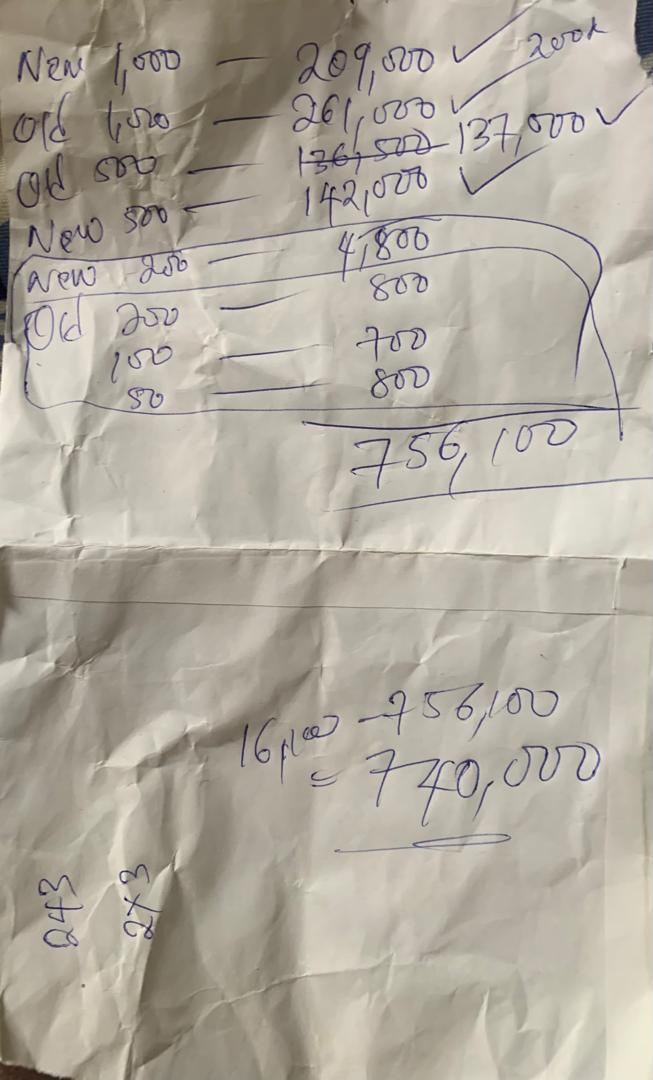
#> input picture report.jpg, 653 x 1080 px
$ python adapt_threshold.py
#> lines starting #> are read from the running program, lines starting #| are printed output that depends on the picture
import cv2

img = cv2.imread('report.jpg')
#> img is the input picture: shape (1080, 653, 3); mean B, G, R 158.7, 170.5, 177

img_gray = cv2.cvtColor(img, cv2.COLOR_BGR2GRAY)

thresh = cv2.adaptiveThreshold(img_gray, 255, cv2.ADAPTIVE_THRESH_GAUSSIAN_C, cv2.THRESH_BINARY, 21, 35)
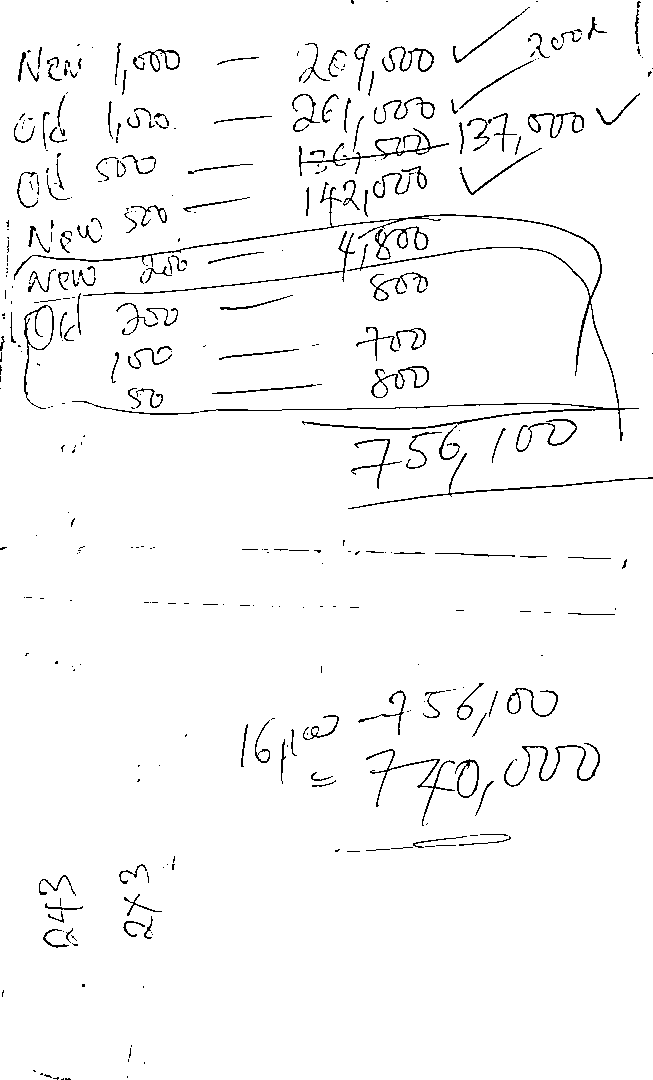
#> thresh: shape (1080, 653); 97% white; black in thin lines or dots

cv2.imshow('img', img)
# cv2.imshow('gray', img_gray)
cv2.imshow('thresh', thresh)
cv2.waitKey(0)

$ run again, with child.jpg copied over report.jpg
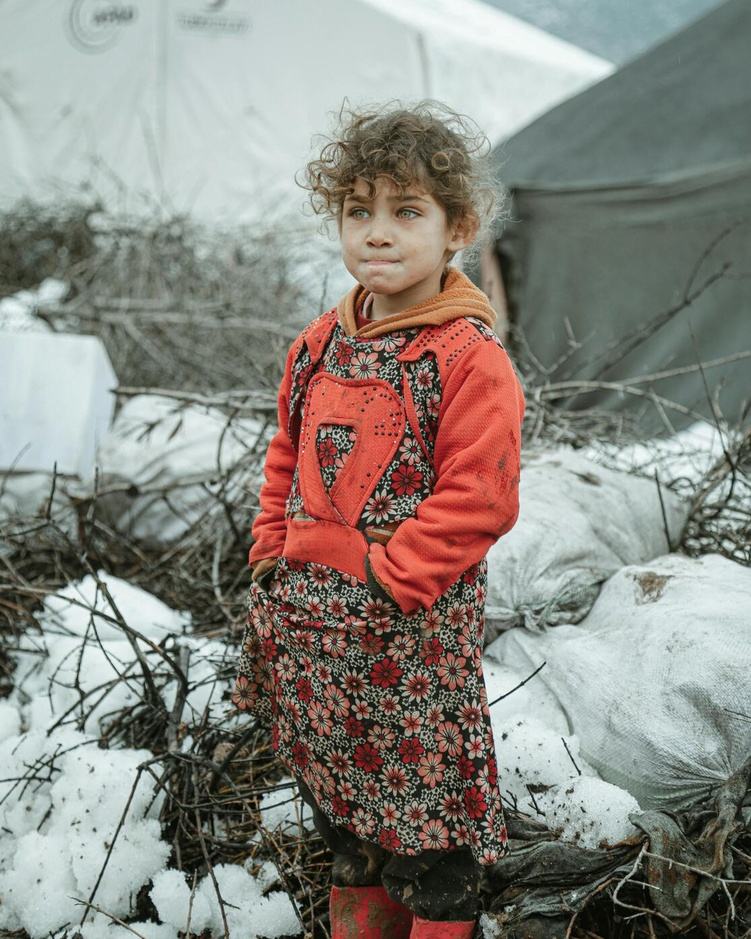
#> input picture child.jpg, 751 x 939 px, shrunk from 1116 x 1395 before the run
#> img is the input picture: shape (939, 751, 3); mean B, G, R 128.5, 135.8, 138.3
#> `img_gray = cv2.cvtColor(img, cv2.COLOR_BGR2GRAY)`:
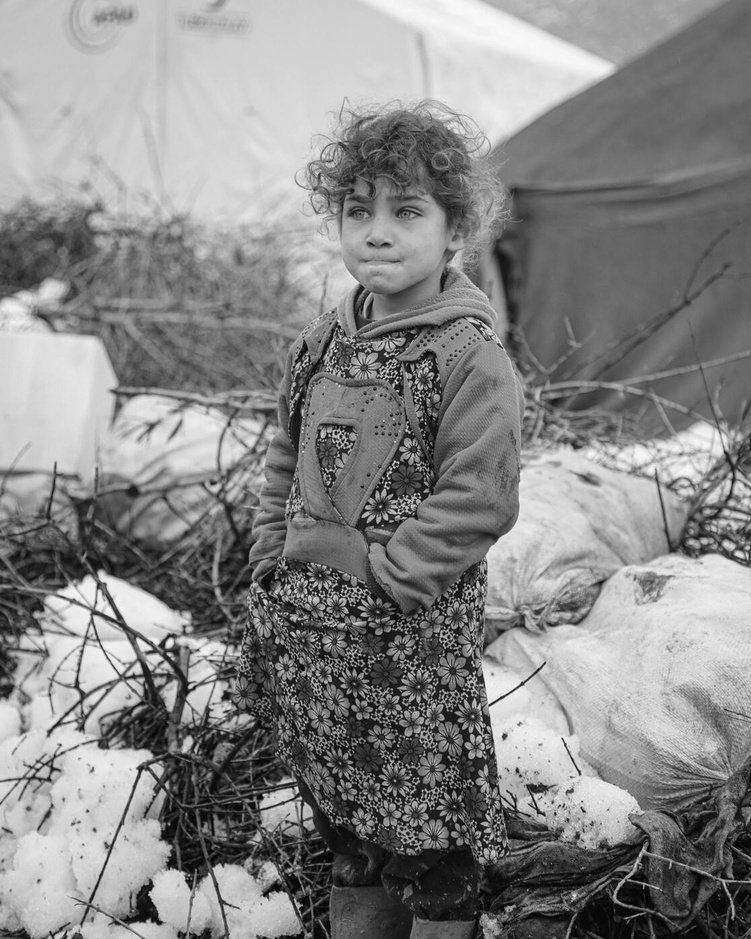
#> img_gray: shape (939, 751); min 0, max 252, mean 135.7
#> `thresh = cv2.adaptiveThreshold(img_gray, 255, cv2.ADAPTIVE_THRESH_GAUS..`:
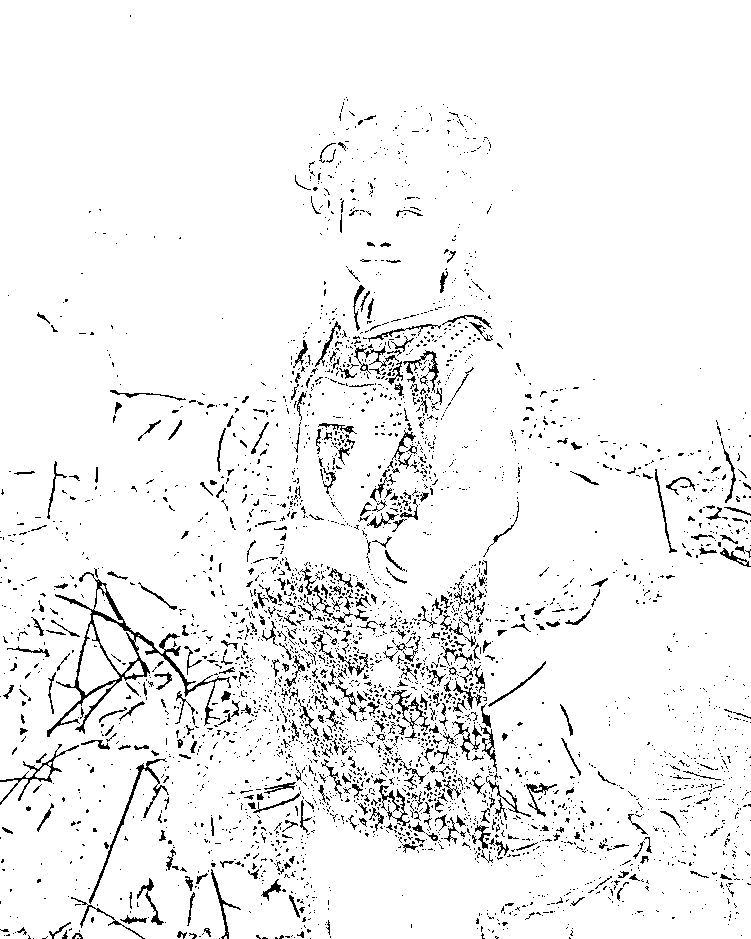
#> thresh: shape (939, 751); 94.6% white; black in thin lines or dots
